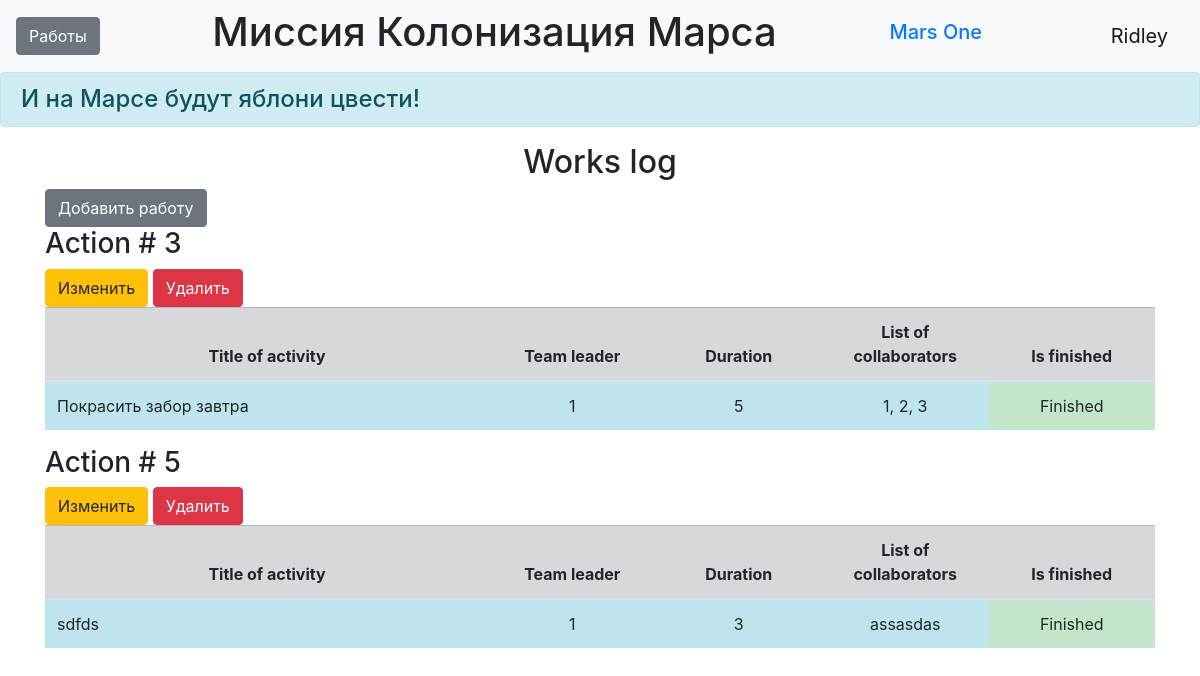
The page /jobs (signed in) on the database its author committed.
### data/users.py (models this page shows, shortened)
class User(SqlAlchemyBase, UserMixin):
    __tablename__ = 'users'
    id = sqlalchemy.Column(sqlalchemy.Integer,
                           primary_key=True, autoincrement=True)
    surname = sqlalchemy.Column(sqlalchemy.String, nullable=True)
    name = sqlalchemy.Column(sqlalchemy.String, nullable=True)
    age = sqlalchemy.Column(sqlalchemy.Integer, nullable=True)
    position = sqlalchemy.Column(sqlalchemy.String, nullable=True)
    speciality = sqlalchemy.Column(sqlalchemy.String, nullable=True)
    address = sqlalchemy.Column(sqlalchemy.String, nullable=True)
    email = sqlalchemy.Column(sqlalchemy.String,
                              index=True, unique=True, nullable=True)
    hashed_password = sqlalchemy.Column(sqlalchemy.String, nullable=True)
    modified_date = sqlalchemy.Column(sqlalchemy.DateTime,
                                      default=datetime.datetime.now)
    jobs = orm.relationship('Jobs', back_populates='user')

### data/jobs.py (models this page shows)
class Jobs(SqlAlchemyBase):
    __tablename__ = 'jobs'
    id = sqlalchemy.Column(sqlalchemy.Integer,
                           primary_key=True, autoincrement=True)
    team_leader = sqlalchemy.Column(sqlalchemy.Integer,
                                    sqlalchemy.ForeignKey("users.id"))
    job = sqlalchemy.Column(sqlalchemy.String, nullable=True)
    work_size = sqlalchemy.Column(sqlalchemy.Integer, nullable=True)
    collaborators = sqlalchemy.Column(sqlalchemy.String, nullable=True)
    is_finished = sqlalchemy.Column(sqlalchemy.Boolean, default=True)
    start_date = sqlalchemy.Column(sqlalchemy.DateTime,
                                   default=datetime.datetime.now)
    end_date = sqlalchemy.Column(sqlalchemy.DateTime,
                                 default=datetime.datetime.now)
    user = orm.relationship('User')

### main.py (the view)
@app.route('/jobs')
def jobs():
    db_sess = db_session.create_session()
    jobs = db_sess.query(Jobs).all()
    return render_template('jobs.html', jobs=jobs)

### data/db_session.py (called while the page is built)
def create_session() -> Session:
    global __factory
    return __factory()

### main.py (called while the page is built)
@login_manager.user_loader
def load_user(user_id):
    db_sess = db_session.create_session()
    return db_sess.query(User).get(user_id)

### templates/jobs.html
{% extends "base.html" %}
{% block content %}
<h2>Works log</h2>
{% if current_user.is_authenticated %}
    <a href="add_jobs" class="btn btn-secondary">Добавить работу</a>
{% endif %}
{% for item in jobs %}
<h3>Action # {{item.id}}</h3>
<table class="table">
  <thead>
    <tr class="table-secondary cell-1">
      <th scope="col" width="40%">Title of activity</th>
      <th scope="col" width="15%">Team leader</th>
      <th scope="col" width="15%">Duration</th>
      <th scope="col" width="15%">List of collaborators</th>
      <th scope="col" width="15%">Is finished</th>
    </tr>
  </thead>
  <tbody>
    <tr>
      <td scope="row" class="table-info">{{item.job}}</td>
      <td class="table-info" align="center">{{item.team_leader}}</td>
      <td class="table-info" align="center">{{item.work_size}}</td>
      <td class="table-info" align="center">{{item.collaborators}}</td>
      {% if item.is_finished %}
      <td class="table-success" align="center">Finished</td>
      {% else %}
      <td class="table-danger" align="center">Is not finished</td>
      {% endif %}
    </tr>
  <tr>
  {% if current_user.is_authenticated and (current_user == item.user  or current_user.id == 1) %}
    <div>
        <a href="/work_edit/{{ item.id }}" class="btn btn-warning">
            Изменить
        </a>
        <a href="/works_delete/{{ item.id }}" class="btn btn-danger">
            Удалить
        </a>
    </div>
    {% endif %}
  </tr>
</table>
{% endfor %}
{% endblock %}

### templates/base.html (shortened to what this page needs)
<!doctype html>
<html lang="en">
<head>
    <link rel="stylesheet"
          href="https://stackpath.bootstrapcdn.com/bootstrap/4.4.1/css/bootstrap.min.css"
>
    <link rel="stylesheet" type="text/css" href="../static/css/style.css" />
</head>
<body>
<header>
    <nav class="navbar navbar-light bg-light">
        {% if current_user.is_authenticated %}
        <a href="jobs" class="btn btn-secondary">Работы</a>
    {% endif %}
        <h1 class="muted-text">Миссия Колонизация Марса</h1>
        <h1 class="navbar-brand"><a href="#">Mars One</a></h1>
        {% if current_user.is_authenticated %}
    <a class="navbar-brand" href="/logout">{{ current_user.name }}</a>
{% else %}
    <p>
        <a class="btn btn-primary " href="/register">Зарегистрироваться</a>
        <a class="btn btn-success" href="/login">Войти</a>
    </p>
{% endif %}
    </nav>
    <h4 class="alert alert-info">И на Марсе будут яблони цвести!</h4>
</header>
<main role="main" class="container">
    {% block content %}{% endblock %}
</main>
</body>
</html>

### static/style.css (style rules this page uses)
th, center-text { text-align: center; vertical-align: middle; }
h2 { text-align: center; }
.cell-1 { vertical-align: middle; }

### rows shown on the page
User: name "Ridley"
Jobs: id "3", job "Покрасить забор завтра", team_leader "1", work_size "5", collaborators "1, 2, 3", is_finished "Finished"
Jobs: id "5", job "sdfds", team_leader "1", work_size "3", collaborators "assasdas", is_finished "Finished"
